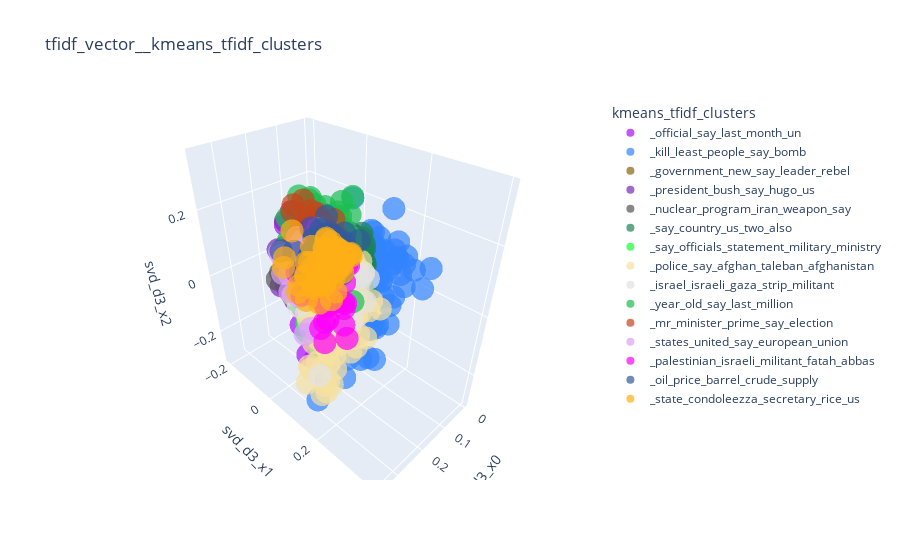

Notebook code cell kept with this figure:
### Code cell
plotter_3d_cluster(ner_dataset,"tfidf_vector","kmeans_tfidf_clusters")
